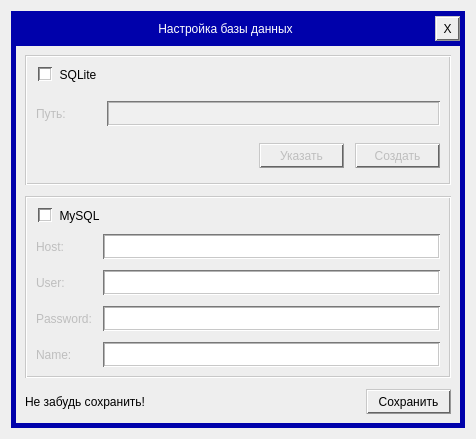
<?xml version="1.0" encoding="UTF-8"?>
<ui version="4.0">
 <class>Dialog</class>
 <widget class="QDialog" name="Dialog">
  <property name="geometry">
   <rect>
    <x>0</x>
    <y>0</y>
    <width>476</width>
    <height>439</height>
   </rect>
  </property>
  <property name="minimumSize">
   <size>
    <width>476</width>
    <height>439</height>
   </size>
  </property>
  <property name="windowTitle">
   <string>Dialog</string>
  </property>
  <property name="styleSheet">
   <string notr="true">#frame {
	background-color: rgb(0, 1, 171);
}
#frame_main {
	background-color: rgb(238, 238, 238);
}
#label_title {
	font: 9pt &quot;Flexi IBM VGA False&quot;;
	color: rgb(255, 255, 255);
}

QGroupBox {
	padding-top: 27px;
	border-style: groove;
  	border-width: 2px;
  	border-top-color: rgb(200, 200, 200);
  	border-left-color: rgb(200, 200, 200);
  	border-right-color: rgb(200, 200, 200);
  	border-bottom-color: rgb(200, 200, 200);
}
QGroupBox::title {
	top: 13px;
	left: 13px;
 }
QGroupBox::indicator, QCheckBox::indicator {
	border-style: groove;
  	border-width: 2px;
  	border-top-color: rgb(100, 100, 100);
  	border-left-color: rgb(100, 100, 100);
  	border-right-color: rgb(200, 200, 200);
  	border-bottom-color: rgb(200, 200, 200);
	background-color: rgb(255, 255, 255);
}
QGroupBox::indicator:checked, QCheckBox::indicator:checked {
	image: url(:/icon/resources/icon/check.png);
}

QListView, QLineEdit { 
	border-style: groove;
  	border-width: 2px;
  	border-top-color: rgb(120, 120, 120);
  	border-left-color: rgb(120, 120, 120);
  	border-right-color: rgb(200, 200, 200);
  	border-bottom-color: rgb(200, 200, 200);
}
QLineEdit:read-only { background-color: rgb(240, 240, 240); }

/*QPUSHBUTTON*/
QPushButton { 
	border-style: groove;
  	border-width: 2px;
  	border-top-color: rgb(200, 200, 200);
  	border-left-color: rgb(200, 200, 200);
  	border-right-color: rgb(100, 100, 100);
  	border-bottom-color: rgb(100, 100, 100);
	background-color: rgb(238, 238, 238); 
}
QPushButton:pressed { 
	background-color: rgb(249, 249, 249);
	border-style: groove;
  	border-width: 2px;
  	border-top-color: rgb(100, 100, 100);
  	border-left-color: rgb(100, 100, 100);
  	border-right-color: rgb(200, 200, 200);
  	border-bottom-color: rgb(200, 200, 200);
}</string>
  </property>
  <layout class="QVBoxLayout" name="verticalLayout">
   <item>
    <widget class="QFrame" name="frame">
     <layout class="QVBoxLayout" name="verticalLayout_2">
      <property name="spacing">
       <number>5</number>
      </property>
      <property name="leftMargin">
       <number>5</number>
      </property>
      <property name="topMargin">
       <number>5</number>
      </property>
      <property name="rightMargin">
       <number>5</number>
      </property>
      <property name="bottomMargin">
       <number>5</number>
      </property>
      <item>
       <widget class="QFrame" name="frame_top">
        <property name="sizePolicy">
         <sizepolicy hsizetype="Preferred" vsizetype="Maximum">
          <horstretch>0</horstretch>
          <verstretch>0</verstretch>
         </sizepolicy>
        </property>
        <layout class="QHBoxLayout" name="horizontalLayout_2">
         <property name="spacing">
          <number>0</number>
         </property>
         <property name="leftMargin">
          <number>0</number>
         </property>
         <property name="topMargin">
          <number>0</number>
         </property>
         <property name="rightMargin">
          <number>0</number>
         </property>
         <property name="bottomMargin">
          <number>0</number>
         </property>
         <item>
          <widget class="QLabel" name="label_title">
           <property name="maximumSize">
            <size>
             <width>16777215</width>
             <height>25</height>
            </size>
           </property>
           <property name="text">
            <string>Настройка базы данных</string>
           </property>
           <property name="alignment">
            <set>Qt::AlignCenter</set>
           </property>
          </widget>
         </item>
         <item>
          <widget class="QPushButton" name="pushButton_close">
           <property name="minimumSize">
            <size>
             <width>25</width>
             <height>25</height>
            </size>
           </property>
           <property name="maximumSize">
            <size>
             <width>25</width>
             <height>25</height>
            </size>
           </property>
           <property name="text">
            <string>X</string>
           </property>
          </widget>
         </item>
        </layout>
       </widget>
      </item>
      <item>
       <widget class="QFrame" name="frame_main">
        <layout class="QVBoxLayout" name="verticalLayout_4">
         <property name="spacing">
          <number>11</number>
         </property>
         <item>
          <widget class="QGroupBox" name="groupBox_SQLite">
           <property name="title">
            <string>SQLite</string>
           </property>
           <property name="checkable">
            <bool>true</bool>
           </property>
           <property name="checked">
            <bool>false</bool>
           </property>
           <layout class="QVBoxLayout" name="verticalLayout_6">
            <property name="spacing">
             <number>11</number>
            </property>
            <property name="topMargin">
             <number>11</number>
            </property>
            <item>
             <layout class="QHBoxLayout" name="horizontalLayout_3">
              <item>
               <widget class="QLabel" name="label">
                <property name="minimumSize">
                 <size>
                  <width>60</width>
                  <height>0</height>
                 </size>
                </property>
                <property name="text">
                 <string>Путь:</string>
                </property>
               </widget>
              </item>
              <item>
               <widget class="QLineEdit" name="lineEdit_litePath">
                <property name="minimumSize">
                 <size>
                  <width>0</width>
                  <height>25</height>
                 </size>
                </property>
                <property name="readOnly">
                 <bool>true</bool>
                </property>
               </widget>
              </item>
             </layout>
            </item>
            <item>
             <layout class="QHBoxLayout" name="horizontalLayout">
              <property name="spacing">
               <number>11</number>
              </property>
              <property name="topMargin">
               <number>0</number>
              </property>
              <item>
               <spacer name="horizontalSpacer">
                <property name="orientation">
                 <enum>Qt::Horizontal</enum>
                </property>
                <property name="sizeHint" stdset="0">
                 <size>
                  <width>40</width>
                  <height>20</height>
                 </size>
                </property>
               </spacer>
              </item>
              <item>
               <widget class="QPushButton" name="pushButton_liteSet">
                <property name="minimumSize">
                 <size>
                  <width>85</width>
                  <height>25</height>
                 </size>
                </property>
                <property name="text">
                 <string>Указать</string>
                </property>
               </widget>
              </item>
              <item>
               <widget class="QPushButton" name="pushButton_liteCreate">
                <property name="minimumSize">
                 <size>
                  <width>85</width>
                  <height>25</height>
                 </size>
                </property>
                <property name="text">
                 <string>Создать</string>
                </property>
               </widget>
              </item>
             </layout>
            </item>
           </layout>
          </widget>
         </item>
         <item>
          <widget class="QGroupBox" name="groupBox_MySQL">
           <property name="title">
            <string>MySQL</string>
           </property>
           <property name="checkable">
            <bool>true</bool>
           </property>
           <property name="checked">
            <bool>false</bool>
           </property>
           <layout class="QVBoxLayout" name="verticalLayout_3">
            <item>
             <layout class="QGridLayout" name="gridLayout">
              <property name="spacing">
               <number>11</number>
              </property>
              <item row="0" column="0">
               <widget class="QLabel" name="label_2">
                <property name="text">
                 <string>Host:</string>
                </property>
               </widget>
              </item>
              <item row="3" column="0">
               <widget class="QLabel" name="label_5">
                <property name="text">
                 <string>Name:</string>
                </property>
               </widget>
              </item>
              <item row="1" column="0">
               <widget class="QLabel" name="label_3">
                <property name="text">
                 <string>User:</string>
                </property>
               </widget>
              </item>
              <item row="2" column="0">
               <widget class="QLabel" name="label_4">
                <property name="text">
                 <string>Password:</string>
                </property>
               </widget>
              </item>
              <item row="0" column="1">
               <widget class="QLineEdit" name="lineEdit_myHost">
                <property name="minimumSize">
                 <size>
                  <width>0</width>
                  <height>25</height>
                 </size>
                </property>
               </widget>
              </item>
              <item row="1" column="1">
               <widget class="QLineEdit" name="lineEdit_myUser">
                <property name="minimumSize">
                 <size>
                  <width>0</width>
                  <height>25</height>
                 </size>
                </property>
               </widget>
              </item>
              <item row="2" column="1">
               <widget class="QLineEdit" name="lineEdit_myPassword">
                <property name="minimumSize">
                 <size>
                  <width>0</width>
                  <height>25</height>
                 </size>
                </property>
               </widget>
              </item>
              <item row="3" column="1">
               <widget class="QLineEdit" name="lineEdit_myName">
                <property name="minimumSize">
                 <size>
                  <width>0</width>
                  <height>25</height>
                 </size>
                </property>
               </widget>
              </item>
             </layout>
            </item>
           </layout>
          </widget>
         </item>
         <item>
          <layout class="QHBoxLayout" name="horizontalLayout_4">
           <property name="spacing">
            <number>11</number>
           </property>
           <item>
            <widget class="QLabel" name="label_6">
             <property name="text">
              <string>Не забудь сохранить!</string>
             </property>
            </widget>
           </item>
           <item>
            <spacer name="horizontalSpacer_2">
             <property name="orientation">
              <enum>Qt::Horizontal</enum>
             </property>
             <property name="sizeHint" stdset="0">
              <size>
               <width>40</width>
               <height>20</height>
              </size>
             </property>
            </spacer>
           </item>
           <item>
            <widget class="QPushButton" name="pushButton_save">
             <property name="minimumSize">
              <size>
               <width>85</width>
               <height>25</height>
              </size>
             </property>
             <property name="text">
              <string>Сохранить</string>
             </property>
            </widget>
           </item>
          </layout>
         </item>
        </layout>
       </widget>
      </item>
     </layout>
    </widget>
   </item>
  </layout>
 </widget>
 <resources>
  <include location="../ui_resources.qrc"/>
 </resources>
 <connections/>
</ui>
